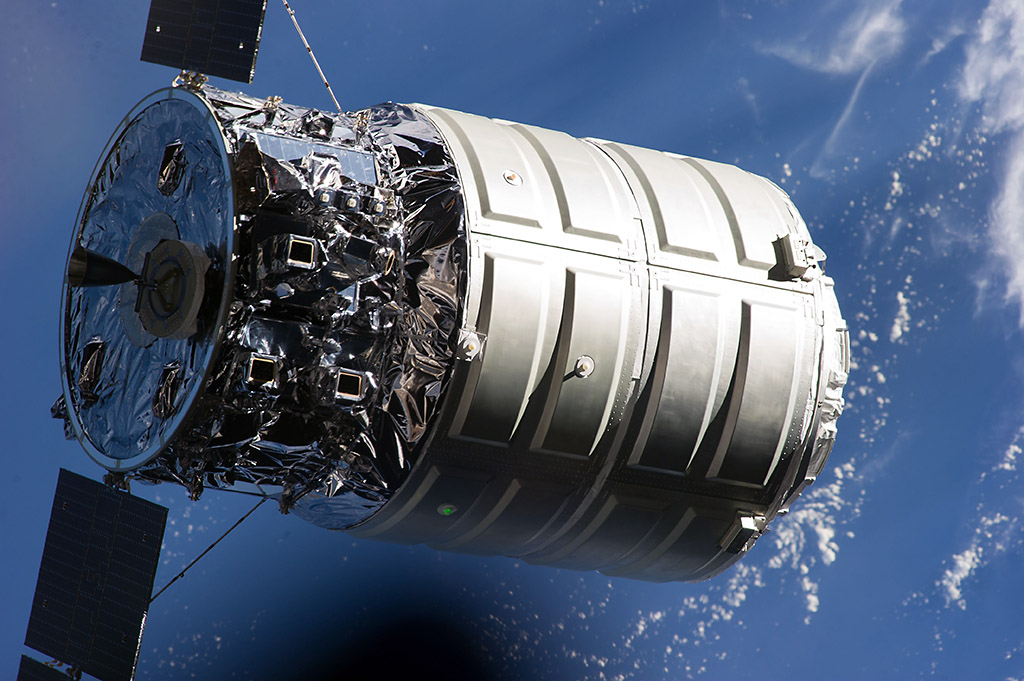
%> input picture Inspection/Image0.jpg, 1024 x 681 px
$ octave compareimages.m   (GNU Octave 9; MATLAB toolbox functions it lacks are replaced by stand-ins)
%> lines starting %> are read from the running program, lines starting %| are printed output that depends on the picture
### Inspection/correct_rotation.m
function  I_end = correct_rotation(I0,I1)
% Addapted from Mathworks example
% Copyright 1993-2014 The MathWorks, Inc.
%
% I0 = original image
% I1 = rotated image

% Debug pictures
debug = 0;

%% Find Matching Features Between Images
% Detect features in both images.
ptsI0  = detectSURFFeatures(I0);
ptsI1 = detectSURFFeatures(I1);

%%
% Extract feature descriptors.
[featuresI0, validPtsI0]  = extractFeatures(I0,  ptsI0);
[featuresI1, validPtsI1]    = extractFeatures(I1, ptsI1);

%%
% Match features by using their descriptors.
indexPairs = matchFeatures(featuresI0, featuresI1);

%%
% Retrieve locations of corresponding points for each image.
matchedI0  = validPtsI0(indexPairs(:,1));
matchedI1  = validPtsI1(indexPairs(:,2));

%%
% Show point matches. Notice the presence of outliers.
if debug
    figure;
    showMatchedFeatures(I0,I1,matchedI0,matchedI1);
    title('Putatively matched points (including outliers)');
end

%% Estimate Transformation
[tform, inlierI1, inlierI0] = estimateGeometricTransform(...
    matchedI1, matchedI0, 'similarity');

%%
% Display matching point pairs used in the computation of the
% transformation matrix.
if debug
    figure;
    showMatchedFeatures(I0,I1, inlierI0, inlierI1);
    title('Matching points (inliers only)');
    legend('ptsI0','ptsI1');
end

%% Solve for Scale and Angle
% Use the geometric transform, TFORM, to recover
% the scale and angle. Since we computed the transformation from the
% I1 to the I0 image, we need to compute its inverse to
% recover the distortion.
%
%  Let sc = scale*cos(theta)
%  Let ss = scale*sin(theta)
%
%  Then, Tinv = [sc -ss  0;
%                ss  sc  0;
%                tx  ty  1]
%
%  where tx and ty are x and y translations, respectively.
%

%%
% Compute the inverse transformation matrix.
Tinv  = tform.invert.T;

ss = Tinv(2,1);
sc = Tinv(1,1);
scale_recovered = sqrt(ss*ss + sc*sc);
theta_recovered = atan2(ss,sc)*180/pi;

%%
% The recovered values should match your scale and angle values selected in
% *Step 2: Resize and Rotate the Image*.

%%  Recover the I0 Image
% Recover the I0 image by transforming the I1 image.
outputView = imref2d(size(I0));
I_end      = imwarp(I1,tform,'OutputView',outputView);

%%
% Compare |recovered| to |I0| by looking at them side-by-side in a montage.
if debug
    figure, imshowpair(I0,recovered,'montage')
end

### Inspection/compareimages.m
% Algorithm to compare 2 different images and detect a hole position and
% diameter

% Parameters
spr = 0.1/100;

%% Load sample image and perturbate comparison images to get real images
J0 = rgb2gray(im2double(imread('Image0.jpg')));
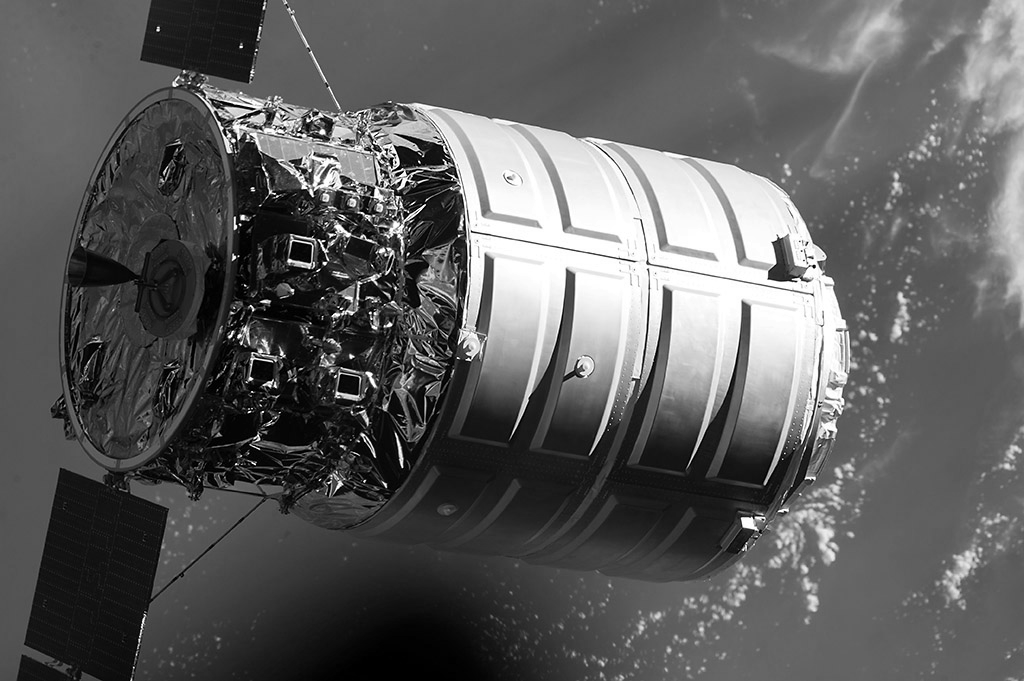
%> J0: size 681x1024 double; min 0, max 1, mean 0.368
I0 = J0(150:(end-150),300:(end-300),:); %% BASE COMPARISON IMAGE
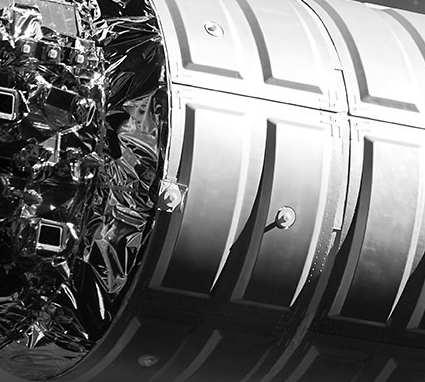
%> I0: size 382x425 double; min 0, max 1, mean 0.451

% Rotate and move image
I1 = imrotate(J0,10);
I1 = imtranslate(I1,[15,20]);

% Put a dot (hole from space debris)
P  = [410,660];
I1(P(1):(P(1)+2),P(2):(P(2)+2)) = 0.1*I1(P(1):(P(1)+2),P(2):(P(2)+2));
%> I1: size 849x1127 double; min 0, max 1, mean 0.268; mean of the top-left, top-right, bottom-left and bottom-right quarters 0.227, 0.438, 0.152, 0.255

% Slightly rotate each image of the comparison (ADCS perturbations)
I1 = imrotate(I1,0.1);
%> I1: size 851x1129 double
I2 = imrotate(I1,0.1);
I3 = imrotate(I2,0.1);
I4 = imrotate(I3,0.1);
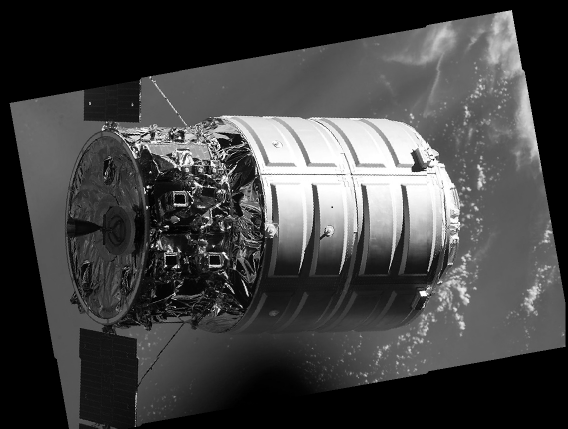
%> I4: size 857x1135 double (shown at 1/2 size); min 0, max 1, mean 0.264

% Crop images
dx = round((size(I1,1)-size(I0,1))/2);
%> dx = 235
dy = round((size(I1,2)-size(I0,2))/2);
%> dy = 352
lim= [dx,size(I1,1)-dx,dy,size(I1,2)-dy];
%> lim = [235 616 352 777]
I1 = I1(lim(1):lim(2),lim(3):lim(4));
%> I1: size 382x426 double

dx = round((size(I2,1)-size(I0,1))/2);
%> dx = 236
dy = round((size(I2,2)-size(I0,2))/2);
%> dy = 353
lim= [dx,size(I2,1)-dx,dy,size(I2,2)-dy];
%> lim = [236 617 353 778]
I2 = I2(lim(1):lim(2),lim(3):lim(4));

dx = round((size(I3,1)-size(I0,1))/2);
%> dx = 237
dy = round((size(I3,2)-size(I0,2))/2);
%> dy = 354
lim= [dx,size(I3,1)-dx,dy,size(I3,2)-dy];
%> lim = [237 618 354 779]
I3 = I3(lim(1):lim(2),lim(3):lim(4));

dx = round((size(I4,1)-size(I0,1))/2);
dy = round((size(I4,2)-size(I0,2))/2);
lim= [dx,size(I4,1)-dx,dy,size(I4,2)-dy];
I4 = I4(lim(1):lim(2),lim(3):lim(4));

% Add Gaussian Noise
I1 = imnoise(I1,'gaussian');
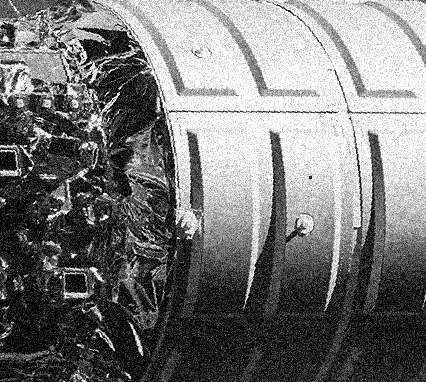
%> I1: size 382x426 double; min 0, max 1, mean 0.468
I2 = imnoise(I2,'gaussian');
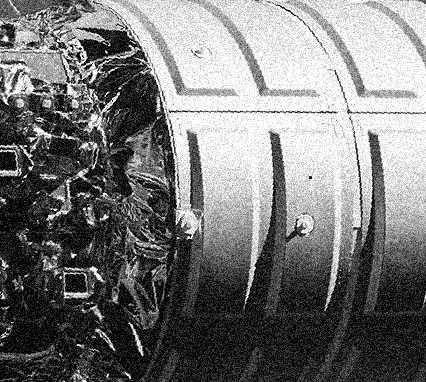
%> I2: size 382x426 double; min 0, max 1, mean 0.469
I3 = imnoise(I3,'gaussian');
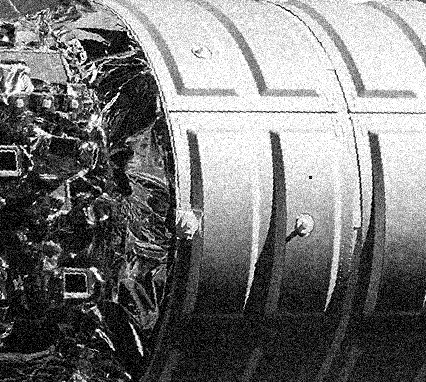
%> I3: size 382x426 double; min 0, max 1, mean 0.469; mean of the top-left, top-right, bottom-left and bottom-right quarters 0.493, 0.872, 0.202, 0.308
I4 = imnoise(I4,'gaussian');
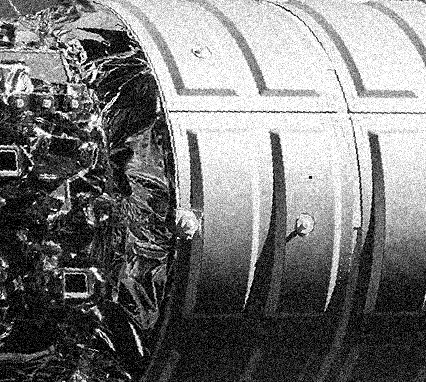
%> I4: size 382x426 double; min 0, max 1, mean 0.469; mean of the top-left, top-right, bottom-left and bottom-right quarters 0.493, 0.872, 0.202, 0.308

% Add Salt & Pepper noise (space radiation)
I1 = imnoise(I1,'salt & pepper',spr);
I2 = imnoise(I2,'salt & pepper',spr);
I3 = imnoise(I3,'salt & pepper',spr);
I4 = imnoise(I4,'salt & pepper',spr);
%> the run ends on the next line


%% Rotate, crop and filter space pictures taking the first as a reference (4)
I2c = correct_rotation(I1,I2);
